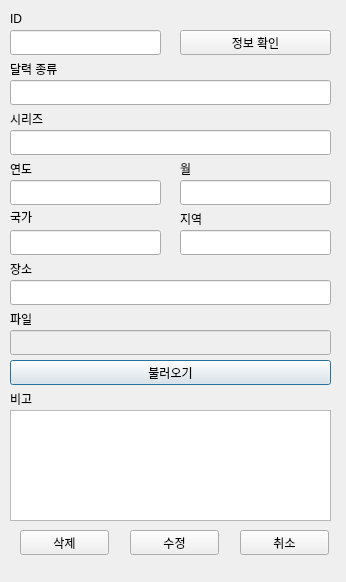
<?xml version="1.0" encoding="UTF-8"?>
<ui version="4.0">
 <class>Dialog</class>
 <widget class="QDialog" name="Dialog">
  <property name="geometry">
   <rect>
    <x>0</x>
    <y>0</y>
    <width>346</width>
    <height>582</height>
   </rect>
  </property>
  <property name="windowTitle">
   <string>수정/삭제</string>
  </property>
  <widget class="QLabel" name="churchlabel">
   <property name="geometry">
    <rect>
     <x>10</x>
     <y>260</y>
     <width>67</width>
     <height>17</height>
    </rect>
   </property>
   <property name="text">
    <string>장소</string>
   </property>
  </widget>
  <widget class="QLineEdit" name="calendertype">
   <property name="geometry">
    <rect>
     <x>10</x>
     <y>80</y>
     <width>321</width>
     <height>25</height>
    </rect>
   </property>
  </widget>
  <widget class="QLabel" name="monthlabel">
   <property name="geometry">
    <rect>
     <x>180</x>
     <y>160</y>
     <width>67</width>
     <height>17</height>
    </rect>
   </property>
   <property name="text">
    <string>월</string>
   </property>
  </widget>
  <widget class="QLabel" name="serieslabel">
   <property name="geometry">
    <rect>
     <x>10</x>
     <y>110</y>
     <width>67</width>
     <height>17</height>
    </rect>
   </property>
   <property name="text">
    <string>시리즈</string>
   </property>
  </widget>
  <widget class="QLabel" name="regionlabel">
   <property name="geometry">
    <rect>
     <x>180</x>
     <y>210</y>
     <width>67</width>
     <height>17</height>
    </rect>
   </property>
   <property name="text">
    <string>지역</string>
   </property>
  </widget>
  <widget class="QLabel" name="notelabel">
   <property name="geometry">
    <rect>
     <x>10</x>
     <y>390</y>
     <width>67</width>
     <height>17</height>
    </rect>
   </property>
   <property name="text">
    <string>비고</string>
   </property>
  </widget>
  <widget class="QLabel" name="typelabel">
   <property name="geometry">
    <rect>
     <x>10</x>
     <y>60</y>
     <width>67</width>
     <height>17</height>
    </rect>
   </property>
   <property name="text">
    <string>달력 종류</string>
   </property>
  </widget>
  <widget class="QLineEdit" name="file">
   <property name="enabled">
    <bool>false</bool>
   </property>
   <property name="geometry">
    <rect>
     <x>10</x>
     <y>330</y>
     <width>321</width>
     <height>25</height>
    </rect>
   </property>
  </widget>
  <widget class="QPlainTextEdit" name="note">
   <property name="geometry">
    <rect>
     <x>10</x>
     <y>410</y>
     <width>321</width>
     <height>111</height>
    </rect>
   </property>
  </widget>
  <widget class="QLabel" name="filelabel">
   <property name="geometry">
    <rect>
     <x>10</x>
     <y>310</y>
     <width>67</width>
     <height>17</height>
    </rect>
   </property>
   <property name="text">
    <string>파일</string>
   </property>
  </widget>
  <widget class="QLineEdit" name="country">
   <property name="geometry">
    <rect>
     <x>10</x>
     <y>230</y>
     <width>151</width>
     <height>25</height>
    </rect>
   </property>
  </widget>
  <widget class="QLabel" name="yearlabel">
   <property name="geometry">
    <rect>
     <x>10</x>
     <y>160</y>
     <width>67</width>
     <height>17</height>
    </rect>
   </property>
   <property name="text">
    <string>연도</string>
   </property>
  </widget>
  <widget class="QLineEdit" name="year">
   <property name="geometry">
    <rect>
     <x>10</x>
     <y>180</y>
     <width>151</width>
     <height>25</height>
    </rect>
   </property>
  </widget>
  <widget class="QLineEdit" name="church">
   <property name="geometry">
    <rect>
     <x>10</x>
     <y>280</y>
     <width>321</width>
     <height>25</height>
    </rect>
   </property>
  </widget>
  <widget class="QLabel" name="countrylabel">
   <property name="geometry">
    <rect>
     <x>10</x>
     <y>207</y>
     <width>111</width>
     <height>20</height>
    </rect>
   </property>
   <property name="text">
    <string>국가</string>
   </property>
  </widget>
  <widget class="QLineEdit" name="series">
   <property name="geometry">
    <rect>
     <x>10</x>
     <y>130</y>
     <width>321</width>
     <height>25</height>
    </rect>
   </property>
  </widget>
  <widget class="QPushButton" name="file_load">
   <property name="geometry">
    <rect>
     <x>10</x>
     <y>360</y>
     <width>321</width>
     <height>25</height>
    </rect>
   </property>
   <property name="text">
    <string>불러오기</string>
   </property>
  </widget>
  <widget class="QLineEdit" name="month">
   <property name="geometry">
    <rect>
     <x>180</x>
     <y>180</y>
     <width>151</width>
     <height>25</height>
    </rect>
   </property>
  </widget>
  <widget class="QLineEdit" name="region">
   <property name="geometry">
    <rect>
     <x>180</x>
     <y>230</y>
     <width>151</width>
     <height>25</height>
    </rect>
   </property>
  </widget>
  <widget class="QLabel" name="IDlabel">
   <property name="geometry">
    <rect>
     <x>10</x>
     <y>10</y>
     <width>67</width>
     <height>17</height>
    </rect>
   </property>
   <property name="text">
    <string>ID</string>
   </property>
  </widget>
  <widget class="QLineEdit" name="ID">
   <property name="geometry">
    <rect>
     <x>10</x>
     <y>30</y>
     <width>151</width>
     <height>25</height>
    </rect>
   </property>
  </widget>
  <widget class="QPushButton" name="checkID">
   <property name="geometry">
    <rect>
     <x>180</x>
     <y>30</y>
     <width>151</width>
     <height>25</height>
    </rect>
   </property>
   <property name="text">
    <string>정보 확인</string>
   </property>
  </widget>
  <widget class="QPushButton" name="deleteButton">
   <property name="geometry">
    <rect>
     <x>20</x>
     <y>530</y>
     <width>89</width>
     <height>25</height>
    </rect>
   </property>
   <property name="text">
    <string>삭제</string>
   </property>
  </widget>
  <widget class="QPushButton" name="modifyButton">
   <property name="geometry">
    <rect>
     <x>130</x>
     <y>530</y>
     <width>89</width>
     <height>25</height>
    </rect>
   </property>
   <property name="text">
    <string>수정</string>
   </property>
  </widget>
  <widget class="QPushButton" name="cancelButton">
   <property name="geometry">
    <rect>
     <x>240</x>
     <y>530</y>
     <width>89</width>
     <height>25</height>
    </rect>
   </property>
   <property name="text">
    <string>취소</string>
   </property>
  </widget>
 </widget>
 <resources/>
 <connections/>
</ui>
